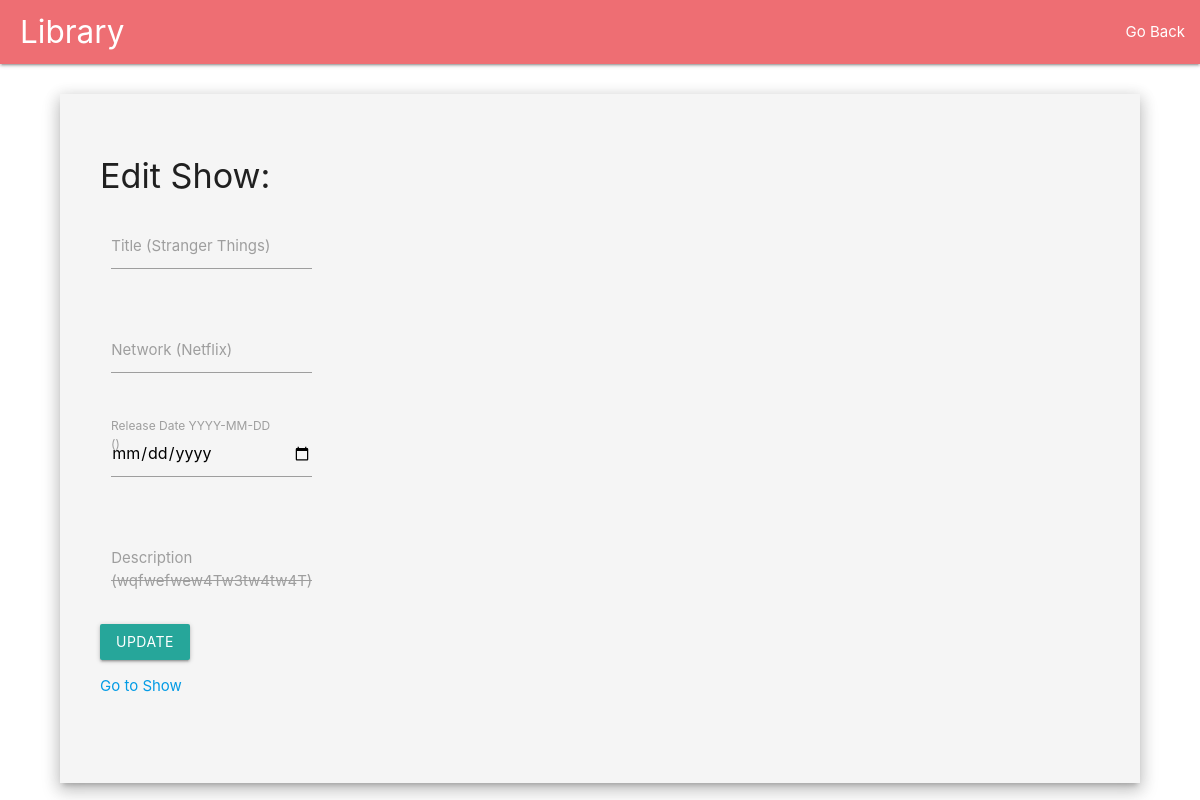
Page /edit/2/ on the committed database.
### show_app/models.py (models this page shows)
class show(models.Model):
    title = models.CharField(max_length=255, blank=False, unique=True)
    network = models.CharField(max_length=255, blank=False)
    desc = models.CharField(max_length=255)
    release_date = models.DateField(null=True)
    created_at = models.DateTimeField(auto_now_add=True)
    updated_at = models.DateTimeField(auto_now=True)

### show_app/views.py (the view)
# urls.py: path('edit/<int:id_number>/', views.edit),
def edit(request, id_number):
  context = {
    'show_info': show.objects.all(),
    'requested': show.objects.get(id=id_number)
  }
  return render(request, "edit.html", context)

### show_app/templates/edit.html (shortened to what this page needs)
  <!DOCTYPE html>
  <html>
  <head>
    <link type="text/css" rel="stylesheet" href="../../static/css/materialize.min.css"  media="screen,projection"/>
    <link type="text/css" rel="stylesheet" href="../../static/css/styles.css"  media="screen,projection"/>
  </head>
  <body>
    <nav>
      <div class="nav-wrapper">
        <a href="" class="brand-logo">Library</a>
        <ul id="nav-mobile" class="right hide-on-med-and-down">
          <li><a href="/shows/">Go Back</a></li>
        </ul>
      </div>
    </nav>
    <div id ='container' class="z-depth-3">
      <div id='form-container'>
        <h4>Edit Show:</h4>
        <form action='/show_edit/' method='post'>
          <div class="row">
            <div class="input-field col s6">
              <input id="title" type="text" class="validate" name='title' required>
              <label class="active" for="title">Title ({{ requested.title }})</label>
            </div>
          </div>
                    <div class="row">
            <div class="input-field col s6">
              <input id="network" type="text" class="validate" name='network' required>
              <label class="active" for="network">Network ({{ requested.network }})</label>
            </div>
          </div>
                    <div class="row">
            <div class="input-field col s6">
              <input type='date' required name='release_date' pattern ='[0-9]{4}-(0[1-9]|1[012])-(0[1-9]|1[0-9]|2[0-9]|3[01])'>
              <label class="active" for="release">Release Date YYYY-MM-DD ({{ requested.release }})</label>
            </div>
          </div>
                    <div class="row">
            <div class="input-field col s6">
              <input id="desc" type="text" class="validate" name='desc'>
              <label class="active" for="desc">Description ({{ requested.desc }})</label>
            </div>
          </div>
          <button class="waves-effect waves-light btn"
          type='submit'>Update</button>
      </form>
      <p><a href="/show_info/{{ requested.id }}">Go to Show</a>
    </div>
</div>
</body>
</html>

### show_app/static/css/styles.css (style rules this page uses)
.brand-logo { margin-left: 20px; }
#container { width:90%; background-color: #f5f5f5; padding-bottom: 30px; margin: auto; margin-top: 30px; display: flex; flex-direction: row; }
#form-container { width: 45%; margin:20px; padding: 20px; }
input:invalid { border: red solid 3px; }

### rows in the picture
show: title "Stranger Things", network "Netflix", desc "wqfwefwew4Tw3tw4tw4T"
